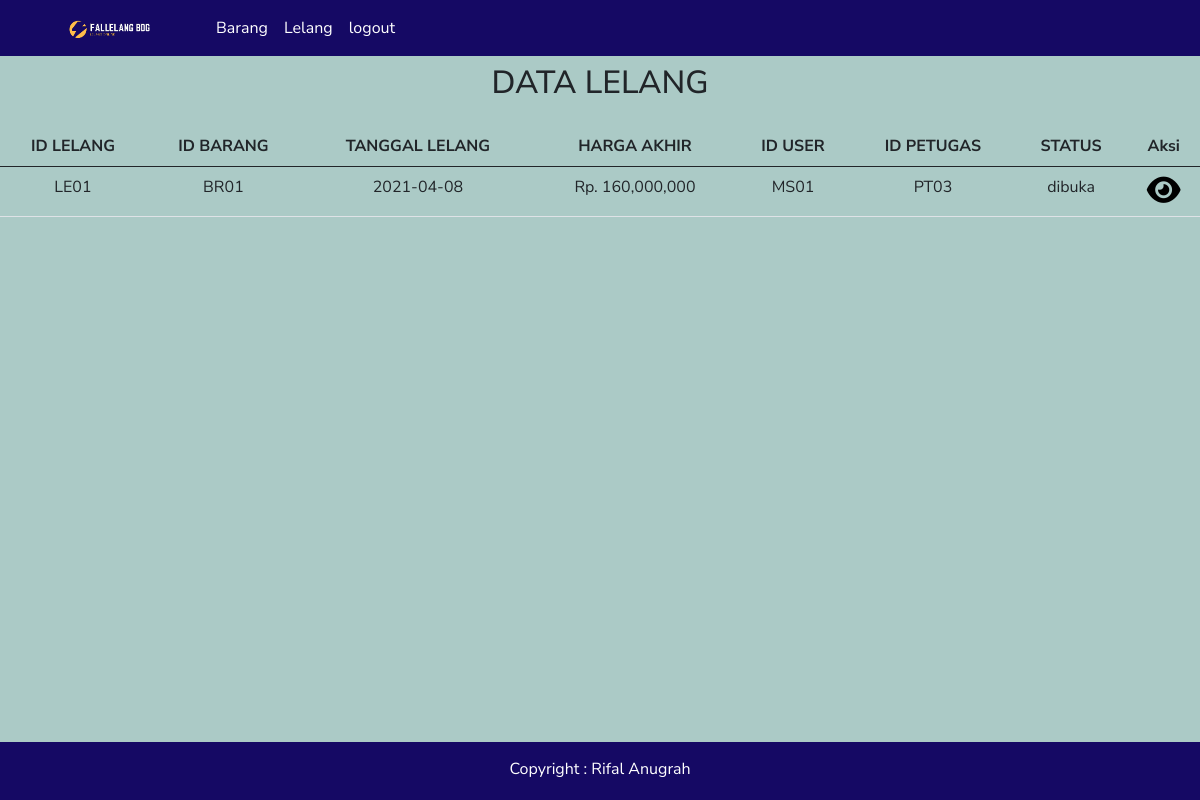
Screenshot of /Views/tampil_lelang.php (signed in) with the database file from the repository.
### tables this page shows
CREATE TABLE `lelang` (
  `id_lelang` char(5) NOT NULL,
  `id_barang` char(5) DEFAULT NULL,
  `tgl_lelang` date DEFAULT NULL,
  `harga_akhir` int(11) DEFAULT NULL,
  `id_user` char(5) DEFAULT NULL,
  `id_petugas` char(5) DEFAULT NULL,
  `status` enum('dibuka','ditutup') DEFAULT NULL
);

### Views/tampil_lelang.php (the view, shortened to what this page needs)
<?php include './header.php' ?>
<center>
    <h2 class="text-center mb-4">DATA LELANG</h2>
</center>
<table class="table mt-3">
    <thead>
        <tr>
            <th scope="col">
                <center>ID LELANG</center>
            </th>
            <th scope="col">
                <center>ID BARANG</center>
            </th>
            <th scope="col">
                <center>TANGGAL LELANG</center>
            </th>
            <th scope="col">
                <center>HARGA AKHIR</center>
            </th>
            <th scope="col">
                <center>ID USER</center>
            </th>
            <th scope="col">
                <center>ID PETUGAS</center>
            </th>
            <th scope="col">
                <center>STATUS</center>
            </th>
            <th scope="col">
                <center>Aksi</center>
            </th>
        </tr>
    </thead>
    <?php
    include '../Controllers/koneksi.php';
    $status = "dibuka";
    $query = mysqli_query($koneksi, "select * from lelang where status = '$status'");
    while ($lihat = mysqli_fetch_assoc($query)) {
        echo "
        <tr>
        <td> <center>$lihat[id_lelang]</center></td>
        <td><center>$lihat[id_barang]</center></td>
        <td><center>$lihat[tgl_lelang]</center></td>
        <td><center> Rp. " . number_format($lihat['harga_akhir']) . "</center></td>
        <td><center>$lihat[id_user]</center></td>
        <td><center>$lihat[id_petugas]</center></td>
        <td><center>$lihat[status]</center></td>
        <td>
        <center><a href='laporan.php?id_lelang=$lihat[id_lelang]'> <i class='fas fa-eye' style='font-size:30px;color:black''></i></a></center>
        </td>
        </tr>";
    }
    ?>
</table>
<?php include './footer.php' ?>

### rows the page displays
lelang: id_lelang "LE01", id_barang "BR01", tgl_lelang "2021-04-08", harga_akhir "160,000,000", id_user "MS01", id_petugas "PT03", status "dibuka"
